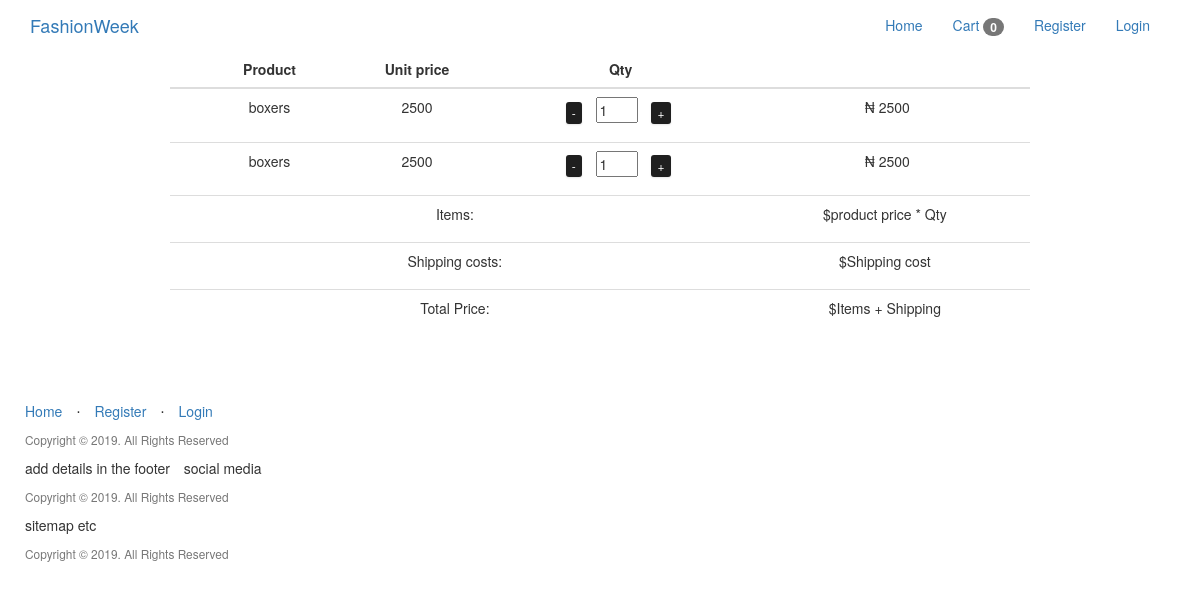
Before: /cart/ with the older database file.
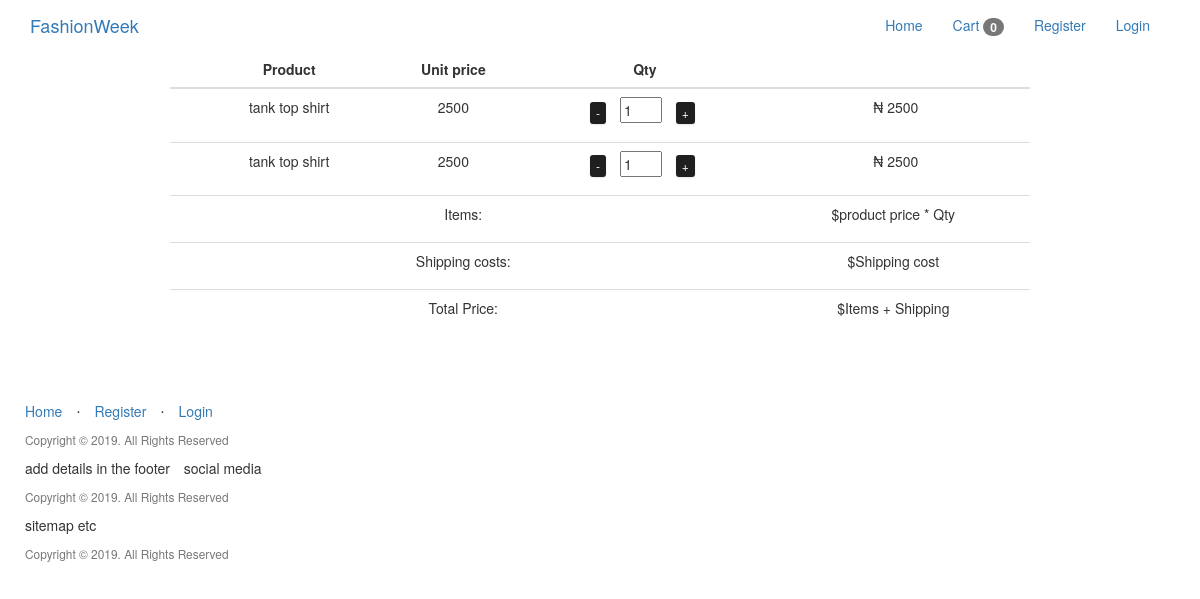
After: the same page with the newer database file.
### app/models.py (models this page shows, shortened)
class Kart(db.Model):
	id = db.Column(db.Integer, primary_key=True)
	product_id = db.Column(db.Integer, db.ForeignKey('product.id'))
	product = db.relationship('Products', uselist=False)
	quantity = db.Column(db.Integer)
	user_id = db.Column(db.Integer, db.ForeignKey('user.id'))
	user = db.relationship('User', uselist=False, backref='user')

class Products(db.Model):
	__tablename__ = 'product'
	id = db.Column(db.Integer, primary_key=True)
	product_name = db.Column(db.String(100), index=True)
	product_price = db.Column(db.Integer, index=True)
	product_image = db.Column(db.String(120),index=True)
	product_description = db.Column(db.String(200), index=True)
	product_stock = db.Column(db.Integer, index = True)
	categories_id = db.Column(db.Integer, db.ForeignKey('categories.id'))
	variation = db.relationship('ProductVariations', backref='product_variation')
	'''
		foreign key for product.id
		test this weda its one order several products or several orders, serveral products
		using many to many for now
		#many many rel with order
	'''
	order = db.relationship("Order", secondary = association_table)

### app/users/routes.py (the view)
@users.route('/cart/')
def cart():
	counter = Kart.query.filter_by(product_id =Kart.product_id).count()
	cartlist = Kart.query.filter_by(user_id=Kart.user_id)
	return render_template('users/cart.html', counter = counter, cartlist= cartlist,
	title = "Cart")

### app/templates/users/cart.html (shortened to what this page needs)
{% extends "base.html" %}
{% block body %}
<div class="container-fluid">
  <div class="row">
      <div class="span12" style="max-width: 860px;margin: 0 auto;">
    <table class="table">
      <thead>
          <tr>
            <th></th>
            <th>Product</th>
            <th>Unit price</th>
            <th>Qty </th>
            <th></th>
          </tr>
      </thead>
      <tbody>
{% for items in cartlist %}
    <tr>
            <td><img width="100" src="assets/img/e.jpg" alt=""></td>
            <td> <p> {{ items.product.product_name }} </p> </td>
            <td class="unit-price"> {{ items.product.product_price }} </td>
        <td>
            <ul class="center list-inline" >
                <li><button type="button" class="btn btn-dark btn-xs minus-btn" >-</button></li>
                <li><input class="center Qty" type="text" size="2" readonly value="1"></li>
                <li><button type="button" class="btn btn-dark btn-xs plus-btn" >+</button></li>
              </ul>
        </td>
        <td>
            <span class="iso">₦</span>
            <span class="prod-price">{{ items.product.product_price }}</span>
        </td>
    </tr>
{% endfor %}
          <tr>
              <td colspan="4" class="alignR">
              <ul class="right list-inline">
                  <li> Items: </li>
              </ul>
              </td>
              <td class="alignR">
                  <ul class="list-inline product-costs" >
                      <li>$product price * Qty</li>
                  </ul>
                  </td>
            </tr>
            <tr>
                <td colspan="4" class="alignR">
                <ul class="right list-inline">
                      <li>Shipping costs:</li>
                </ul>
                </td>
                <td class="alignR">
                    <ul class="list-inline">
                        <li>$Shipping cost</li>
                    </ul>
                    </td>
              </tr>
          <tr>
              <td colspan="4" class="alignR">
              <ul class="right list-inline">
                    <li>Total Price:</li>
              </ul>
              </td>
              <td class="alignR">
                  <ul class="list-inline">
                      <li>$Items + Shipping</li>
                  </ul>
                  </td>
            </tr>
  </tbody>
      </table><br/>
  </div>
  </div>
</div>
{% endblock %}

### app/templates/base.html (shortened to what this page needs)
<!DOCTYPE html>
<html lang="en">
<head>
    <link href="{{ url_for('static', filename='css/st.css') }}"rel="stylesheet">
    <link href="{{ url_for('static', filename='css/bootstrap.css') }}"rel="stylesheet">
</head>
<body>
<div class="container-fluid">
        <div class="navbar-header">
          <a class="navbar-brand" href="{{ url_for('home.homepage') }}">FashionWeek</a>
        </div>
        <ul class="nav navbar-nav navbar-right" style="margin-right:20px;">
            {% if current_user.is_authenticated %}
            {% if current_user.is_admin %}
                <li><a href="{{ url_for('home.admin_dashboard') }}">Dashboard</a></li>
                <li><a href="{{ url_for('admin.list_categories') }}">Categories</a></li>
                <li><a href="{{ url_for('admin.list_products') }}">Products</a></li>
                <li><a href="#">Orders</a></li>
            {% else %}
                <li><a href="{{ url_for('users.cart') }}">Cart <span class="badge">{{ counter }}</span></a></li>
            {% endif %}
                <li class="dropdown">
                    <a class="dropdown-toggle" data-toggle="dropdown" role="button" aria-haspopup="true" aria-expanded="false">
                        <i class="fa fa-user"></i>  Hi, {{ current_user.firstname }}!
                        <span class="caret"></span>
                    </a>
                    <ul class="dropdown-menu">
                        <li><a href="{{ url_for('users.profile') }}">Profile</a></li>
                        <li role="separator" class="divider"></li>
                        <li><a href="{{ url_for('auth.logout') }}">Logout</a></li>
                    </ul>
            {% else %}
                <li><a href="{{ url_for('home.homepage') }}">Home</a></li>
                <li><a href="{{ url_for('users.cart') }}">Cart <span class="badge">0</span></a></li>
                <li><a href="{{ url_for('auth.register') }}">Register</a></li>
                <li><a href="{{ url_for('auth.login') }}">Login</a></li>
            {% endif %}
        </ul>
</div>
<div class="container-fluid" style="max-width:85%;">
      {% block body %}
      {% endblock %}
</div>
      <footer style="margin:25px 0px 0px 25px;">
        <div class="container-fluid">
            <div class="row">
                                <div class="col l3 s8 m8 ">
                        <ul class="list-inline">
                            <li><a href="{{ url_for('home.homepage') }}">Home</a></li>
                            <li class="footer-menu-divider">⋅</li>
                            {% if current_user.is_authenticated %}
                                <li><a href="{{ url_for('auth.logout') }}">Logout</a></li>
                            {% else %}
                                <li><a href="{{ url_for('auth.register') }}">Register</a></li>
                                <li class="footer-menu-divider">⋅</li>
                                <li><a href="{{ url_for('auth.login') }}">Login</a></li>
                            {% endif %}
                        </ul>
                        <p class="copyright text-muted small">Copyright © 2019. All Rights Reserved</p>
                    </div>
                    <div class="col l3 s8 m8 ">
                            <ul class="list-inline">
                             <li>add details in the footer</li>
                             <li>social media</li>
                            </ul>
                            <p class="copyright text-muted small">Copyright © 2019. All Rights Reserved</p>
                        </div>
                        <div class="col l3 s8 m8 ">
                                <ul class="list-inline">
                                <li>sitemap etc</li>
                                </ul>
                                <p class="copyright text-muted small">Copyright © 2019. All Rights Reserved</p>
                            </div>
            </div>
        </div>
      </footer>
</body>
</html>

### app/templates/users/cart.html (style rules this page uses)
.btn-xs { max-height: 22px; max-width: 22px; }
.btn-dark { background: #1f1f1f; box-shadow: 0 1px 2px 0 rgba(0,0,0,0.1); color: #fff; text-decoration: none; -webkit-transition: background .1s; transition: background .1s; }
thead > tr > th, tbody > tr > td { text-align: center; }

Changed rows visible on the page:
changed through a linked row, Kart (number 1 of 2 on the later page): product.product_name "boxers" → "tank top shirt"
changed through a linked row, Kart (number 2 of 2 on the later page): product.product_name "boxers" → "tank top shirt"
